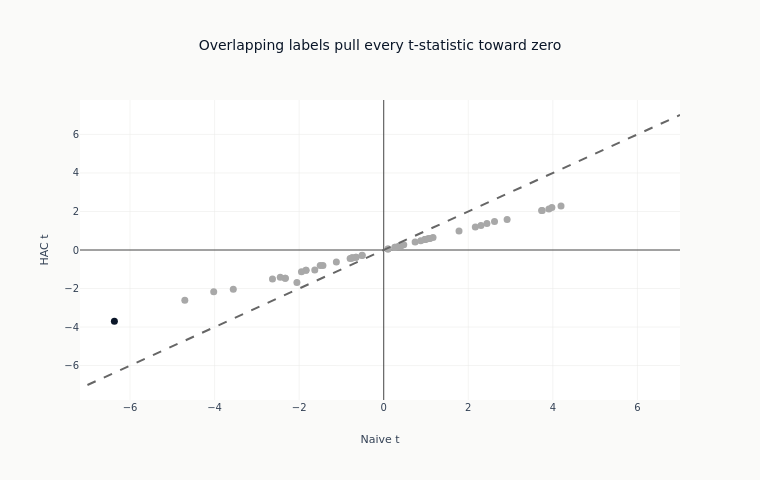

Notebook code for this chart:
### Markdown cell above
### Naive against HAC inference

### Code cell
fig = go.Figure(
    go.Scatter(
        x=eval_summary["naive_t"].to_list(),
        y=eval_summary["hac_t"].to_list(),
        mode="markers",
        marker=dict(
            color=[SURVIVES if s else DOES_NOT for s in eval_summary["fdr_sig"].to_list()],
            size=7,
        ),
        text=eval_summary["feature"].to_list(),
        showlegend=False,
    )
)
max_t = (
    max(
        eval_summary["naive_t"].cast(pl.Float64, strict=False).abs().max() or 1.0,
        eval_summary["hac_t"].cast(pl.Float64, strict=False).abs().max() or 1.0,
    )
    * 1.1
)
fig.add_trace(
    go.Scatter(
        x=[-max_t, max_t],
        y=[-max_t, max_t],
        mode="lines",
        line=dict(dash="dash", color=GRAY_FILLS["border"]),
        showlegend=False,
    )
)
fig.update_layout(
    template="ml4t",
    height=480,
    width=760,
    title_text="Overlapping labels pull every t-statistic toward zero",
    xaxis_title="Naive t",
    yaxis_title="HAC t",
)
fig.show()

### Figure 1 — Plotly figure (JSON) as saved in the notebook; plotly's stock layout.template omitted (floating-point values rounded to 4 significant figures)
{"data": [{"marker": {"color": ["#a8a8a8", "#a8a8a8", "#0a1628", "#a8a8a8", "#a8a8a8", "#a8a8a8", "#a8a8a8", "#a8a8a8", "#a8a8a8", "#a8a8a8", "#a8a8a8", "#a8a8a8", "#a8a8a8", "#a8a8a8", "#a8a8a8", "#a8a8a8", "#a8a8a8", "#a8a8a8", "#a8a8a8", "#a8a8a8", "#a8a8a8", "#a8a8a8", "#a8a8a8", "#a8a8a8", "#a8a8a8", "#a8a8a8", "#a8a8a8", "#a8a8a8", "#a8a8a8", "#a8a8a8", "#a8a8a8", "#a8a8a8", "#a8a8a8", "#a8a8a8", "#a8a8a8", "#a8a8a8", "#a8a8a8", "#a8a8a8", "#a8a8a8", "#a8a8a8", "#a8a8a8", "#a8a8a8", "#a8a8a8", "#a8a8a8", "#a8a8a8", "#a8a8a8", "#a8a8a8", "#a8a8a8", "#a8a8a8", "#a8a8a8", "#a8a8a8"], "size": 7}, "mode": "markers", "showlegend": false, "text": ["mom_accel_long", "vol_63d", "carry_momentum_5d", "vol_126d", "vol_yz_21d", "vol_21d", "dist_from_6m_low", "fft_energy_63d", "vol_ratio_medium", "ret_252d", "carry_momentum_21d", "skip_month_mom", "sharpe_252d", "curvature_rank", "curve_curvature_norm", "carry_zscore_63d", "arima_carry_forecast", "sharpe_composite", "fft_spectral_entropy", "ret_5d", "carry_pct", "carry_rank", "dist_from_52w_high", "carry_mom_interaction", "arima_carry_residual", "vr_63d", "ma_ratio_50", "momentum_composite", "sharpe_126d", "sharpe_rank_126d", "mom_rank_21d", "ret_21d", "ma_ratio_200", "vol_ratio_short", "mom_rank_63d", "ret_63d", "mom_accel_medium", "sharpe_21d", "carry_21d", "rsi_14", "rsi_rank", "carry_zscore_126d", "ma_ratio_21", "carry_mom_composite", "fft_spectral_energy", "fft_energy_126d", "mom_accel_short", "mom_rank_126d", "ret_126d", "sharpe_63d", "sharpe_rank_63d"], "type": "scatter", "x": [-4.704, 4.194, -6.371, 3.907, 3.749, 3.735, 3.977, -4.021, 2.919, 2.621, -3.558, 2.441, 2.3, -2.328, -2.328, -2.631, -2.447, 1.781, 2.167, -1.631, -1.839, -1.839, -1.438, -1.945, -2.053, -1.502, 1.166, 1.042, 1.086, 1.086, 0.9767, 0.9767, 0.9759, -1.12, -0.7551, -0.7551, -0.7336, 0.7424, 0.8756, -0.6559, -0.6559, -0.7943, 0.4738, -0.5119, 0.4144, -0.5105, 0.3523, 0.2656, 0.2656, 0.101, 0.101], "y": [-2.603, 2.28, -3.699, 2.13, 2.048, 2.044, 2.211, -2.171, 1.577, 1.485, -2.042, 1.372, 1.266, -1.471, -1.471, -1.506, -1.41, 0.9881, 1.194, -1.039, -1.049, -1.049, -0.8028, -1.125, -1.689, -0.8018, 0.6475, 0.5806, 0.5974, 0.5974, 0.5501, 0.5501, 0.539, -0.6222, -0.4127, -0.4127, -0.4017, 0.4192, 0.4847, -0.3716, -0.3716, -0.4469, 0.272, -0.2885, 0.2242, -0.2737, 0.1903, 0.1459, 0.1459, 0.05478, 0.05478]}, {"line": {"color": "#666666", "dash": "dash"}, "mode": "lines", "showlegend": false, "type": "scatter", "x": [-7.008, 7.008], "y": [-7.008, 7.008]}], "layout": {"height": 480, "title": {"text": "Overlapping labels pull every t-statistic toward zero"}, "width": 760, "xaxis": {"title": {"text": "Naive t"}}, "yaxis": {"title": {"text": "HAC t"}}}}
